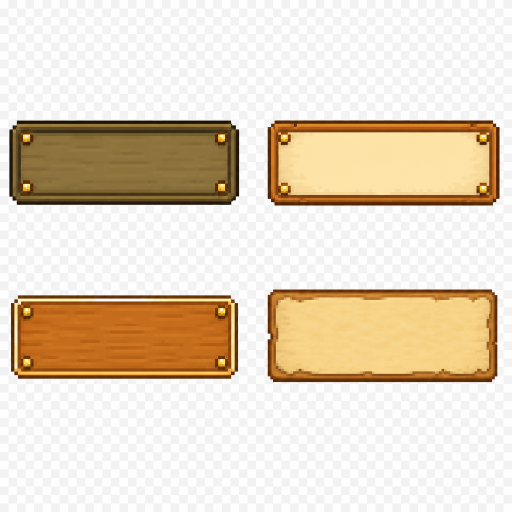
#> input picture tools/ui/ai-source/ui-chrome-btns-rows-ai-ref.png, 1024 x 1024 px (shown at 1/2 size)
$ python process_ui_chrome_ai.py
#> lines starting #> are read from the running program, lines starting #| are printed output that depends on the picture; after the words box and inside, x2 and y2 are one past the last pixel; in counts of white or black regions, pixels touching at a corner belong together
#!/usr/bin/env python3
"""Slice AI UI chrome sheets → assets/textures/ui + UiChromeFrames.ts.

  /opt/homebrew/bin/python3.12 tools/ui/process_ui_chrome_ai.py

Sources (tools/ui/ai-source/):
  ui-chrome-btns-rows-ai-ref.png
  ui-chrome-dialogue-tip-ai-ref.png
  ui-chrome-panel-hotbar-slot-ai-ref.png

Also aliases existing quest AI chrome (panel / primary btn / row) into UiChromeFrames.
"""
from __future__ import annotations

import json
import uuid
from pathlib import Path

from PIL import Image

ROOT = Path(__file__).resolve().parents[2]
AI = Path(__file__).resolve().parent / "ai-source"
OUT = ROOT / "assets/textures/ui"
UUID_MAP = Path(__file__).resolve().parent / "uuid-map.json"
FRAMES_JSON = Path(__file__).resolve().parent / "ui-chrome-frames.json"
FRAMES_TS = ROOT / "assets/scripts/game/UiChromeFrames.ts"
TEX_SUFFIX = "6c48a"
SF_SUFFIX = "f9941"

try:
    RESAMPLE = Image.Resampling.NEAREST
except AttributeError:
    RESAMPLE = Image.NEAREST

# Logical display sizes (design px)
SIZES = {
    "ui-wood-panel": (720, 980),
    "ui-wood-btn-primary": (320, 72),
    "ui-wood-btn-muted": (320, 72),
    "ui-wood-btn-on": (180, 48),
    "ui-wood-btn-off": (180, 48),
    "ui-parchment-row": (640, 92),
    "ui-dialogue-box": (1000, 280),
    "ui-tip-bubble": (420, 165),
    "ui-hotbar-bg": (1080, 180),
    "ui-slot-plate": (150, 150),
}

# Nine-slice borders (px at texture size = SIZES)
BORDERS = {
    "ui-wood-panel": (48, 48, 48, 48),
    "ui-wood-btn-primary": (16, 16, 20, 20),
    "ui-wood-btn-muted": (16, 16, 20, 20),
    "ui-wood-btn-on": (12, 12, 16, 16),
    "ui-wood-btn-off": (12, 12, 16, 16),
    "ui-parchment-row": (14, 14, 18, 18),
    "ui-dialogue-box": (28, 28, 36, 36),
    "ui-tip-bubble": (24, 36, 28, 28),  # thicker bottom for tail
    "ui-hotbar-bg": (20, 20, 40, 40),
    "ui-slot-plate": (24, 24, 24, 24),
}


def load_uuid_map() -> dict:
    if UUID_MAP.exists():
        return json.loads(UUID_MAP.read_text(encoding="utf-8"))
    return {}


def save_uuid_map(m: dict) -> None:
    UUID_MAP.write_text(json.dumps(m, indent=2, ensure_ascii=False) + "\n", encoding="utf-8")


def knock_bg(im: Image.Image) -> Image.Image:
    im = im.convert("RGBA")
    px = im.load()
    w, h = im.size
    # sample corners for bg
    corners = [px[0, 0], px[w - 1, 0], px[0, h - 1], px[w - 1, h - 1]]
    for y in range(h):
        for x in range(w):
            r, g, b, a = px[x, y]
            if a < 20:
                px[x, y] = (0, 0, 0, 0)
                continue
            # near-white / light gray studio
            if r > 230 and g > 230 and b > 230:
                px[x, y] = (0, 0, 0, 0)
                continue
            if abs(r - g) < 10 and abs(g - b) < 10 and r > 200:
                px[x, y] = (0, 0, 0, 0)
                continue
            # match corner bg loosely
            for cr, cg, cb, ca in corners:
                if ca < 20:
                    continue
                if abs(r - cr) < 18 and abs(g - cg) < 18 and abs(b - cb) < 18:
                    px[x, y] = (0, 0, 0, 0)
                    break
    return im


def opaque_bbox(im: Image.Image, thr: int = 16):
    a = im.split()[-1]
    return a.point(lambda p: 255 if p >= thr else 0).getbbox()


def find_blobs(im: Image.Image, min_area: int = 800):
    """Simple flood-fill blob detection on alpha."""
    im = im.convert("RGBA")
    w, h = im.size
    px = im.load()
    seen = [[False] * w for _ in range(h)]
    blobs = []

    def is_solid(x, y):
        return px[x, y][3] >= 24

    for y in range(h):
        for x in range(w):
            if seen[y][x] or not is_solid(x, y):
                continue
            stack = [(x, y)]
            seen[y][x] = True
            minx = maxx = x
            miny = maxy = y
            area = 0
            while stack:
                cx, cy = stack.pop()
                area += 1
                minx = min(minx, cx)
                maxx = max(maxx, cx)
                miny = min(miny, cy)
                maxy = max(maxy, cy)
                for nx, ny in ((cx - 1, cy), (cx + 1, cy), (cx, cy - 1), (cx, cy + 1)):
                    if 0 <= nx < w and 0 <= ny < h and not seen[ny][nx] and is_solid(nx, ny):
                        seen[ny][nx] = True
                        stack.append((nx, ny))
            if area >= min_area:
                blobs.append((minx, miny, maxx + 1, maxy + 1, area))
    blobs.sort(key=lambda b: (-b[4], b[1], b[0]))
    return blobs


def crop_pad(im: Image.Image, box, pad=2) -> Image.Image:
    x0, y0, x1, y1 = box[:4]
    x0 = max(0, x0 - pad)
    y0 = max(0, y0 - pad)
    x1 = min(im.width, x1 + pad)
    y1 = min(im.height, y1 + pad)
    return im.crop((x0, y0, x1, y1))


def fit_nearest(im: Image.Image, tw: int, th: int) -> Image.Image:
    cut = im
    bb = opaque_bbox(cut)
    if bb:
        cut = cut.crop(bb)
    # leave 1px transparent edge
    nw, nh = max(1, tw - 2), max(1, th - 2)
    cut = cut.resize((nw, nh), RESAMPLE)
    out = Image.new("RGBA", (tw, th), (0, 0, 0, 0))
    out.paste(cut, ((tw - nw) // 2, (th - nh) // 2), cut)
    return out


def write_meta(name: str, tex_uuid: str, w: int, h: int, borders) -> None:
    bt, bb, bl, br = borders
    meta_path = OUT / f"{name}.png.meta"
    if meta_path.exists():
        old = json.loads(meta_path.read_text(encoding="utf-8"))
        tex_uuid = old.get("uuid", tex_uuid)
    meta = {
        "ver": "1.0.27",
        "importer": "image",
        "imported": True,
        "uuid": tex_uuid,
        "files": [".json", ".png"],
        "subMetas": {
            TEX_SUFFIX: {
                "importer": "texture",
                "uuid": f"{tex_uuid}@{TEX_SUFFIX}",
                "displayName": name,
                "id": TEX_SUFFIX,
                "name": "texture",
                "userData": {
                    "wrapModeS": "clamp-to-edge",
                    "wrapModeT": "clamp-to-edge",
                    "minfilter": "nearest",
                    "magfilter": "nearest",
                    "mipfilter": "none",
                    "anisotropy": 0,
                    "isUuid": True,
                    "imageUuidOrDatabaseUri": tex_uuid,
                    "visible": False,
                },
                "ver": "1.0.22",
                "imported": True,
                "files": [".json"],
                "subMetas": {},
            },
            SF_SUFFIX: {
                "importer": "sprite-frame",
                "uuid": f"{tex_uuid}@{SF_SUFFIX}",
                "displayName": name,
                "id": SF_SUFFIX,
                "name": "spriteFrame",
                "userData": {
                    "trimThreshold": 1,
                    "rotated": False,
                    "offsetX": 0,
                    "offsetY": 0,
                    "trimX": 0,
                    "trimY": 0,
                    "width": w,
                    "height": h,
                    "rawWidth": w,
                    "rawHeight": h,
                    "borderTop": bt,
                    "borderBottom": bb,
                    "borderLeft": bl,
                    "borderRight": br,
                    "packable": True,
                    "pixelsToUnit": 100,
                    "pivotX": 0.5,
                    "pivotY": 0.5,
                    "meshType": 0,
                    "trimType": "custom",
                },
                "ver": "1.0.12",
                "imported": True,
                "files": [".json"],
                "subMetas": {},
            },
        },
        "userData": {"type": "sprite-frame", "hasAlpha": True, "redirect": f"{tex_uuid}@{SF_SUFFIX}"},
    }
    meta_path.write_text(json.dumps(meta, indent=2) + "\n", encoding="utf-8")


def export_named(name: str, im: Image.Image, uuid_map: dict) -> str:
    tw, th = SIZES[name]
    out = fit_nearest(im, tw, th)
    OUT.mkdir(parents=True, exist_ok=True)
    path = OUT / f"{name}.png"
    tex_uuid = uuid_map.get(name) or str(uuid.uuid4())
    if (path.with_suffix(".png.meta")).exists():
        tex_uuid = json.loads(path.with_suffix(".png.meta").read_text(encoding="utf-8")).get(
            "uuid", tex_uuid
        )
    uuid_map[name] = tex_uuid
    out.save(path)
    write_meta(name, tex_uuid, tw, th, BORDERS[name])
    print("wrote", path, tw, th)
    return f"{tex_uuid}@{SF_SUFFIX}"


def pick_blobs_by_layout(blobs, sheet_w, sheet_h, layout: str):
    """layout: '2x2' | '2v' | '3h' — return ordered blobs."""
    if not blobs:
        return []
    # use centers
    items = []
    for b in blobs:
        x0, y0, x1, y1, area = b
        cx = (x0 + x1) * 0.5
        cy = (y0 + y1) * 0.5
        items.append((cx, cy, b))
    if layout == "2x2":
        items.sort(key=lambda t: (t[1] > sheet_h * 0.5, t[0]))
        # TL, TR, BL, BR by quadrant
        quads = {"tl": None, "tr": None, "bl": None, "br": None}
        for cx, cy, b in items:
            key = ("b" if cy > sheet_h * 0.5 else "t") + ("r" if cx > sheet_w * 0.5 else "l")
            if quads[key] is None or b[4] > quads[key][4]:
                quads[key] = b
        return [quads[k] for k in ("tl", "tr", "bl", "br") if quads[k]]
    if layout == "2v":
        items.sort(key=lambda t: t[1])
        return [t[2] for t in items[:2]]
    if layout == "3h":
        items.sort(key=lambda t: t[0])
        return [t[2] for t in items[:3]]
    return [t[2] for t in items]


def main():
    uuid_map = load_uuid_map()
#> (reads tools/ui/uuid-map.json from the repository)
    frames: dict = {}

    # --- sheet 1: buttons + row ---
    s1 = knock_bg(Image.open(AI / "ui-chrome-btns-rows-ai-ref.png"))
#> in knock_bg, `corners = [px[0, 0], px[w - 1, 0], px[0, h - 1], px[w - 1, h - 1]]`: corners = [(253, 254, 253, 255), (240, 241, 240, 255), (240, 239, 239, 255), (253, 253, 253, 255)]
    b1 = find_blobs(s1, min_area=2000)
#> b1 = [(535, 579, 995, 765, 85146), (535, 241, 999, 412, 78303), (18, 241, 479, 410, 76831), (21, 590, 476, 758, 74989)]
    ordered = pick_blobs_by_layout(b1, s1.width, s1.height, "2x2")
#> the loop in pick_blobs_by_layout, `for b in blobs:` made 4 passes
#> (x0, y0, x1, y1, area, cx, cy) on passes 1 to 4: (535, 579, 995, 765, 85146, 765, 672), (535, 241, 999, 412, 78303, 767, 326.5), (18, 241, 479, 410, 76831, 248.5, 325.5), (21, 590, 476, 758, 74989, 248.5, 674)
#> after the loop in pick_blobs_by_layout, `for b in blobs:`: items = [(765, 672, (535, 579, 995, 765, 85146)), (767, 326.5, (535, 241, 999, 412, 78303)), (248.5, 325.5, (18, 241, 479, 410, 76831)), (248.5, 674, (21, 590, 476, 758, 74989))]
#> the loop in pick_blobs_by_layout, `for cx, cy, b in items:` made 4 passes
#> (cx, cy, b, key) on passes 1 to 4: (248.5, 325.5, (18, 241, 479, 410, 76831), 'tl'), (767, 326.5, (535, 241, 999, 412, 78303), 'tr'), (248.5, 674, (21, 590, 476, 758, 74989), 'bl'), (765, 672, (535, 579, 995, 765, 85146), 'br')
#> after the loop in pick_blobs_by_layout, `for cx, cy, b in items:`: quads = {'tl': (18, 241, 479, 410, 76831), 'tr': (535, 241, 999, 412, 78303), 'bl': (21, 590, 476, 758, 74989), 'br': (535, 579, 995, 765, 85146)}
#> ordered = [(18, 241, 479, 410, 76831), (535, 241, 999, 412, 78303), (21, 590, 476, 758, 74989), (535, 579, 995, 765, 85146)]
    names1 = ["ui-wood-btn-muted", "ui-wood-btn-off", "ui-wood-btn-on", "ui-parchment-row"]
    for name, blob in zip(names1, ordered):
        frames[name.replace("ui-", "").replace("-", "_")] = export_named(
            name, crop_pad(s1, blob, 4), uuid_map
        )
#> this loop made 4 passes
#> (x0 in crop_pad, y0 in crop_pad, x1 in crop_pad, y1 in crop_pad, tw in export_named, th in export_named) on passes 1 to 4: (14, 237, 483, 414, 320, 72), (531, 237, 1003, 416, 180, 48), (17, 586, 480, 762, 180, 48), (531, 575, 999, 769, 640, 92)
#| wrote assets/textures/ui/ui-wood-btn-muted.png 320 72
#| wrote assets/textures/ui/ui-wood-btn-off.png 180 48
#| wrote assets/textures/ui/ui-wood-btn-on.png 180 48
#| wrote assets/textures/ui/ui-parchment-row.png 640 92
#> pass 1, in fit_nearest, `cut = im`:
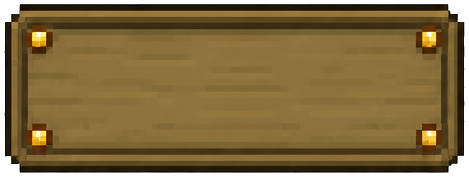
#> cut: PIL image 469x177 RGBA; mean R, G, B, A 109.8, 87.5, 44.4, 236; transparent parts drawn white
#> pass 1, in opaque_bbox, `a = im.split()[-1]`:
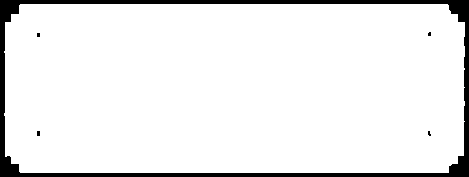
#> a: PIL image 469x177 L; 92.6% white; 5 black regions (4 under 20 px), largest, box (x1, y1, x2, y2) and area: (0, 0, 469, 177) 6133
#> pass 1, in fit_nearest, `cut = cut.crop(bb)`:
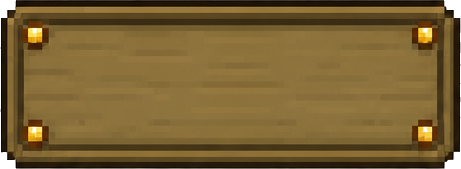
#> cut: PIL image 461x169 RGBA; mean R, G, B, A 117, 93.3, 47.3, 251.5; transparent parts drawn white
#> pass 1, in fit_nearest, `cut = cut.resize((nw, nh), RESAMPLE)`:
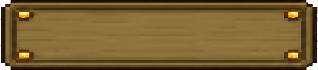
#> cut: PIL image 318x70 RGBA; mean R, G, B, A 115.9, 92, 46.2, 251.2; transparent parts drawn white
#> after the loop, frames = 4 items

    # --- sheet 2: dialogue + tip ---
#> (the run stopped early here; a loop or call above may not have finished)
